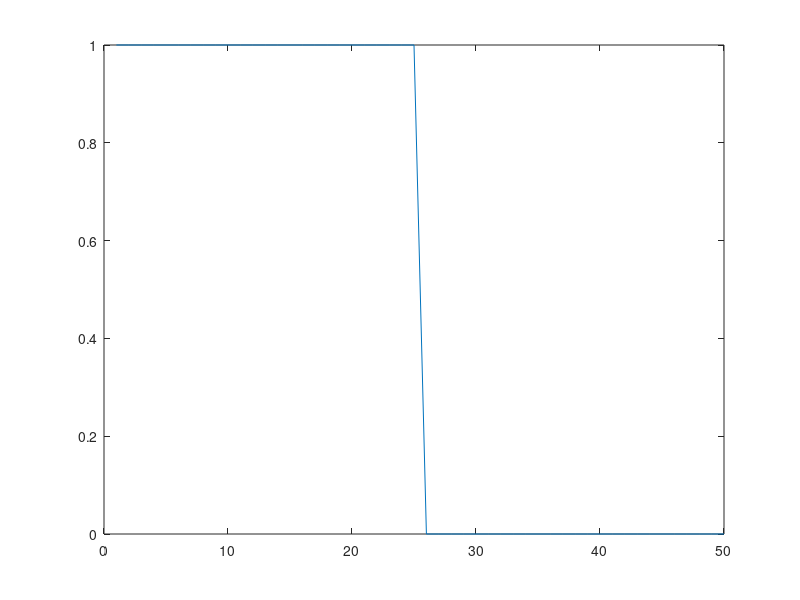

This chart was generated by the following MATLAB code:
clc;
clear;
close all;

X = [ 0 0 1 1; 0 1 0 1];
Y = [ 0 0 1 0];
W = [ -1 -1 ];
b = -1;
iter=50;
alpha=0.05;

g = zeros(1,size(X, 2));
h = zeros(1,size(X, 2));
e = zeros(iter,1);

for t=1:iter
    for i=1:size(X, 2)
        g(i)= b + X(1,i)*W(1) + X(2,i)*W(2);
        h(i)= (g(i)>=0.5);
        if (h(i)~=Y(i))
            for j=1:size(X,1)
                W(j) = W(j) + (alpha*Y(i)*X(j,i));
            end
            b = b + (alpha*Y(i));
        end
    end
    e(t) = sum( (Y-h).^2);
end
plot(e)
W
b